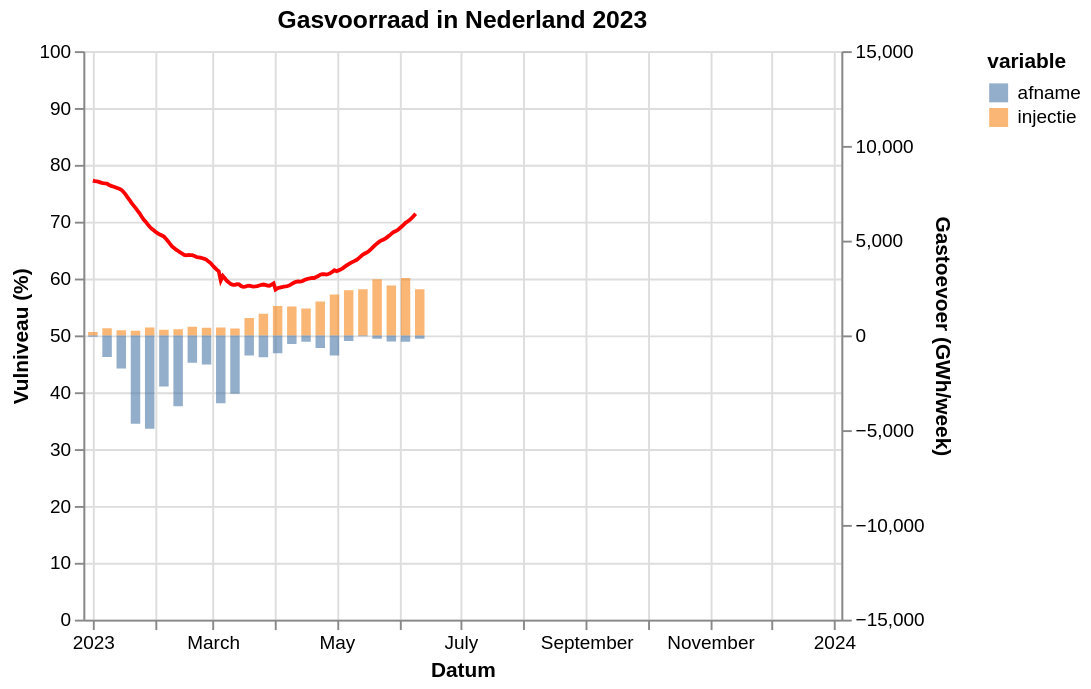

Vega-Lite specification stored for this chart:
### Vega-Lite specification from a JSON file in a GitHub repository (floating-point values rounded to 4 significant figures; data arrays with more than 128 entries replaced by an {"elided": "..."} marker saying what was removed)
{"config": {"view": {"continuousWidth": 400, "continuousHeight": 300}}, "layer": [{"data": {"name": "data-65639ade00849e72a7237a86c58e9a34"}, "mark": {"type": "line", "color": "red"}, "encoding": {"tooltip": [{"field": "gasDayStart", "type": "temporal"}, {"field": "full", "type": "quantitative"}], "x": {"axis": {"title": "Datum"}, "field": "gasDayStart", "type": "temporal"}, "y": {"axis": {"title": "Vulniveau (%)"}, "field": "full", "scale": {"domain": [0, 100], "padding": 0}, "type": "quantitative"}}, "selection": {"selector001": {"type": "interval", "bind": "scales", "encodings": ["x", "y"]}}}, {"data": {"name": "data-46be913b3d90cde2e1f67e2b9f390534"}, "mark": {"type": "bar", "binSpacing": 0, "opacity": 0.6}, "encoding": {"color": {"field": "variable", "type": "nominal"}, "tooltip": [{"field": "gasDayStart", "type": "temporal"}, {"field": "variable", "type": "nominal"}, {"field": "value", "type": "quantitative"}], "x": {"axis": {"title": "Datum"}, "field": "gasDayStart", "scale": {"domain": ["2023-01-01", "2023-12-31"]}, "type": "temporal"}, "y": {"axis": {"title": "Gastoevoer (GWh/week)"}, "field": "value", "scale": {"domain": [-15000, 15000], "padding": 0}, "stack": null, "type": "quantitative"}}}], "resolve": {"scale": {"y": "independent"}}, "title": "Gasvoorraad in Nederland 2023", "$schema": "https://vega.github.io/schema/vega-lite/v5.json", "datasets": {"data-65639ade00849e72a7237a86c58e9a34": {"elided": "160 records"}, "data-46be913b3d90cde2e1f67e2b9f390534": [{"gasDayStart": "2023-01-01T00:00:00", "variable": "injectie", "value": 184.0}, {"gasDayStart": "2023-01-08T00:00:00", "variable": "injectie", "value": 379.0}, {"gasDayStart": "2023-01-15T00:00:00", "variable": "injectie", "value": 273.0}, {"gasDayStart": "2023-01-22T00:00:00", "variable": "injectie", "value": 245.0}, {"gasDayStart": "2023-01-29T00:00:00", "variable": "injectie", "value": 419.0}, {"gasDayStart": "2023-02-05T00:00:00", "variable": "injectie", "value": 300.0}, {"gasDayStart": "2023-02-12T00:00:00", "variable": "injectie", "value": 331.0}, {"gasDayStart": "2023-02-19T00:00:00", "variable": "injectie", "value": 462.0}, {"gasDayStart": "2023-02-26T00:00:00", "variable": "injectie", "value": 407.0}, {"gasDayStart": "2023-03-05T00:00:00", "variable": "injectie", "value": 418.0}, {"gasDayStart": "2023-03-12T00:00:00", "variable": "injectie", "value": 367.0}, {"gasDayStart": "2023-03-19T00:00:00", "variable": "injectie", "value": 917.0}, {"gasDayStart": "2023-03-26T00:00:00", "variable": "injectie", "value": 1138.0}, {"gasDayStart": "2023-04-02T00:00:00", "variable": "injectie", "value": 1547.0}, {"gasDayStart": "2023-04-09T00:00:00", "variable": "injectie", "value": 1531.0}, {"gasDayStart": "2023-04-16T00:00:00", "variable": "injectie", "value": 1425.0}, {"gasDayStart": "2023-04-23T00:00:00", "variable": "injectie", "value": 1788.0}, {"gasDayStart": "2023-04-30T00:00:00", "variable": "injectie", "value": 2161.0}, {"gasDayStart": "2023-05-07T00:00:00", "variable": "injectie", "value": 2378.0}, {"gasDayStart": "2023-05-14T00:00:00", "variable": "injectie", "value": 2433.0}, {"gasDayStart": "2023-05-21T00:00:00", "variable": "injectie", "value": 2968.0}, {"gasDayStart": "2023-05-28T00:00:00", "variable": "injectie", "value": 2638.0}, {"gasDayStart": "2023-06-04T00:00:00", "variable": "injectie", "value": 3033.0}, {"gasDayStart": "2023-06-11T00:00:00", "variable": "injectie", "value": 2439.0}, {"gasDayStart": "2023-01-01T00:00:00", "variable": "afname", "value": -64.0}, {"gasDayStart": "2023-01-08T00:00:00", "variable": "afname", "value": -1138.0}, {"gasDayStart": "2023-01-15T00:00:00", "variable": "afname", "value": -1746.0}, {"gasDayStart": "2023-01-22T00:00:00", "variable": "afname", "value": -4663.0}, {"gasDayStart": "2023-01-29T00:00:00", "variable": "afname", "value": -4930.0}, {"gasDayStart": "2023-02-05T00:00:00", "variable": "afname", "value": -2691.0}, {"gasDayStart": "2023-02-12T00:00:00", "variable": "afname", "value": -3732.0}, {"gasDayStart": "2023-02-19T00:00:00", "variable": "afname", "value": -1436.0}, {"gasDayStart": "2023-02-26T00:00:00", "variable": "afname", "value": -1537.0}, {"gasDayStart": "2023-03-05T00:00:00", "variable": "afname", "value": -3575.0}, {"gasDayStart": "2023-03-12T00:00:00", "variable": "afname", "value": -3080.0}, {"gasDayStart": "2023-03-19T00:00:00", "variable": "afname", "value": -1057.0}, {"gasDayStart": "2023-03-26T00:00:00", "variable": "afname", "value": -1147.0}, {"gasDayStart": "2023-04-02T00:00:00", "variable": "afname", "value": -942.0}, {"gasDayStart": "2023-04-09T00:00:00", "variable": "afname", "value": -459.0}, {"gasDayStart": "2023-04-16T00:00:00", "variable": "afname", "value": -329.0}, {"gasDayStart": "2023-04-23T00:00:00", "variable": "afname", "value": -661.0}, {"gasDayStart": "2023-04-30T00:00:00", "variable": "afname", "value": -1061.0}, {"gasDayStart": "2023-05-07T00:00:00", "variable": "afname", "value": -290.0}, {"gasDayStart": "2023-05-14T00:00:00", "variable": "afname", "value": -46.0}, {"gasDayStart": "2023-05-21T00:00:00", "variable": "afname", "value": -176.0}, {"gasDayStart": "2023-05-28T00:00:00", "variable": "afname", "value": -322.0}, {"gasDayStart": "2023-06-04T00:00:00", "variable": "afname", "value": -330.0}, {"gasDayStart": "2023-06-11T00:00:00", "variable": "afname", "value": -178.0}]}}
